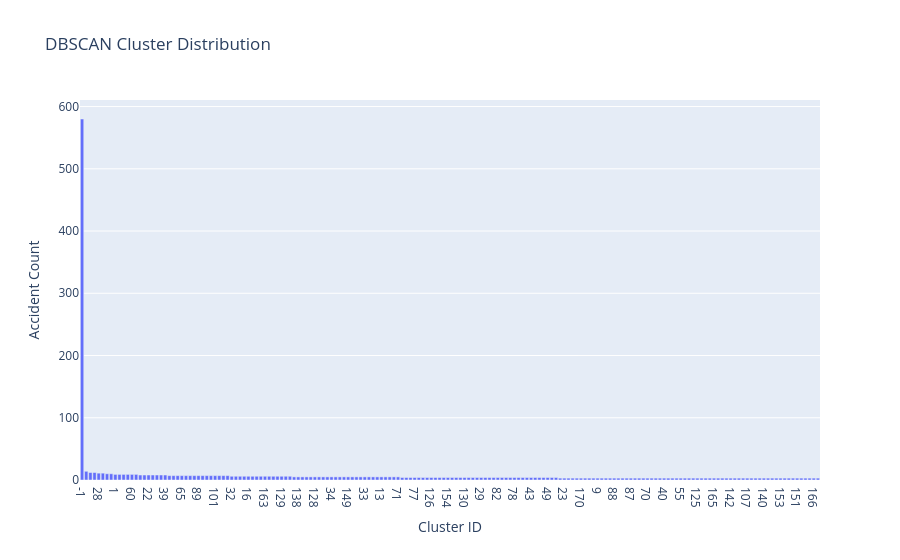

Here is the notebook cell this chart was saved with:
### Markdown cell above
## Cluster Distribution

This analysis shows the number of accidents identified within each cluster.

### Code cell
cluster_counts = df['Cluster'].value_counts()

fig = px.bar(
    x=cluster_counts.index.astype(str),
    y=cluster_counts.values,
    labels={'x': 'Cluster ID', 'y': 'Accident Count'},
    title='DBSCAN Cluster Distribution'
)

fig.show()

### Figure 1 — Plotly figure (JSON) as saved in the notebook; plotly's stock layout.template omitted (floating-point values rounded to 4 significant figures; data arrays with more than 128 entries replaced by an {"elided": "..."} marker saying what was removed)
{"data": [{"hovertemplate": "Cluster ID=%{x}<br>Accident Count=%{y}<extra></extra>", "legendgroup": "", "marker": {"color": "#636efa", "pattern": {"shape": ""}}, "name": "", "orientation": "v", "showlegend": false, "textposition": "auto", "type": "bar", "x": {"elided": "178 str values"}, "xaxis": "x", "y": {"elided": "178 int values"}, "yaxis": "y"}], "layout": {"barmode": "relative", "legend": {"tracegroupgap": 0}, "title": {"text": "DBSCAN Cluster Distribution"}, "xaxis": {"anchor": "y", "domain": [0, 1], "title": {"text": "Cluster ID"}}, "yaxis": {"anchor": "x", "domain": [0, 1], "title": {"text": "Accident Count"}}}}
